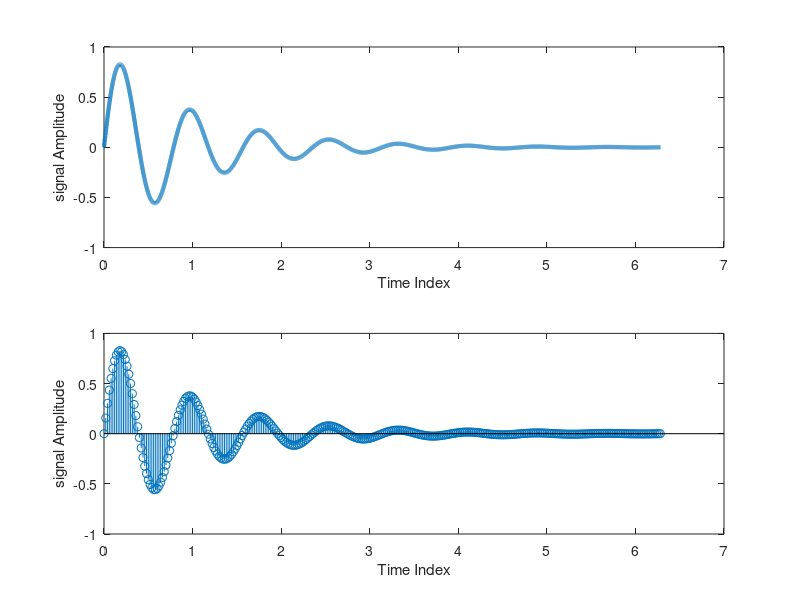

The MATLAB script that drew this image:
x  = 0:0.001:(2*pi);
y = exp(-x).*sin(8*x);
subplot(2, 1, 1)
title('Continous time sine signal and Discrete time sine signal')
plot(x, y, 'linewidth', 3)
xlabel('Time Index')
ylabel('signal Amplitude')

x  = 0:0.02:(2*pi);
y = exp(-x).*sin(8*x);
subplot(2, 1, 2)
stem(x, y)
xlabel('Time Index')
ylabel('signal Amplitude')
